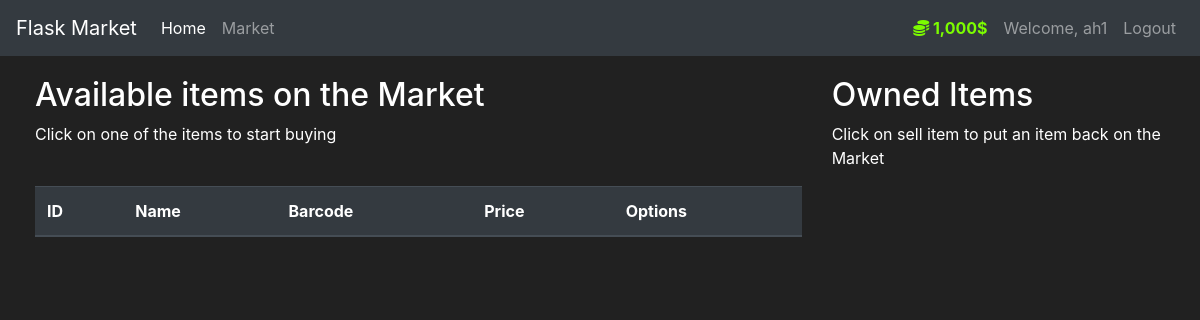
/market (signed in), run on an earlier commit of the app's database.
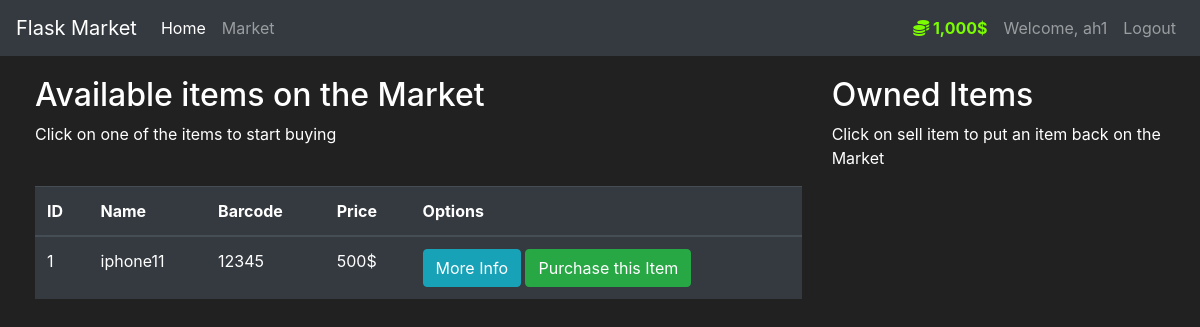
And on a later commit of the database.
### market/models.py (models this page shows, shortened)
class User(db.Model, UserMixin):
    id = db.Column(db.Integer(), primary_key=True)
    username = db.Column(db.String(length=30), nullable=False,unique=True)
    email_address = db.Column(db.String(length=50), nullable=False,unique=True)
    password_hash = db.Column(db.String(length=60),  nullable=False)
    budget =  db.Column(db.Integer(), nullable=False, default=1000)
    items = db.relationship('Item', backref='owned_user', lazy=True) ###### understand #### ##relationship###
    @property
    def prettier_budget(self):
        if len(str(self.budget)) >= 4:
            return f'{str(self.budget)[:-3]},{str(self.budget)[-3:]}$'
        else:
            return f"{self.budget}$"
    @property
    def password(self):
        return self.password

class Item(db.Model):
    id = db.Column(db.Integer(), primary_key=True)
    name = db.Column(db.String(length=30), nullable=False, unique=True)
    price = db.Column(db.Integer(), nullable=False)
    barcode = db.Column(db.String(length=12), nullable=False, unique=True)
    description = db.Column(db.String(length=1024), nullable=False, unique=True)
    owner = db.Column(db.Integer(), db.ForeignKey('user.id'))  ##### understand ##### ##relationship###

### market/routes.py (the view)
@app.route('/market', methods=['GET', 'POST'])
@login_required
def market_page():
    purchase_form = PurchaseItemForm()
    if purchase_form.validate_on_submit():
        print(request.form.get('purchased_item'))
    items = Item.query.all()
    return render_template('market.html', items=items, purchase_form=purchase_form)

### market/models.py (called while the page is built)
@login_manager.user_loader
def load_user(user_id):
    return User.query.get(int(user_id))

### market/templates/market.html (shortened to what this page needs)
{% extends 'base.html' %}
{% block content %}
<div class="row" style="margin-top:20px; margin-left:20px">
   <div class="col-8">
       <h2>Available items on the Market</h2>
       <p>Click on one of the items to start buying</p>
       <br>
      <table class="table table-hover table-dark">
         <thead>
            <tr>
               <th scope="col">ID</th>
               <th scope="col">Name</th>
               <th scope="col">Barcode</th>
               <th scope="col">Price</th>
               <th scope="col">Options</th>
            </tr>
         </thead>
         <tbody>
            {% for item in items %}
            <tr>
               <td>{{ item.id }}</td>
               <td>{{ item.name }}</td>
               <td>{{ item.barcode }}</td>
               <td>{{ item.price }}$</td>
               <td>
                  <button class="btn btn-outline btn-info" data-toggle="modal" data-target="#Modal-MoreInfo-{{ item.id }}">More Info</button>
                  <button class="btn btn-outline btn-success" data-toggle="modal" data-target="#Modal-PurchaseConfirm-{{ item.id }}">Purchase this Item</button>
               </td>
            </tr>
            {% endfor %}
         </tbody>
      </table>
   </div>
   <div class="col-4">
        <h2>Owned Items</h2>
        <p>Click on sell item to put an item back on the Market</p>
        <br>
   </div>
</div>
{% endblock %}

### market/templates/base.html (shortened to what this page needs)
<!doctype html>
<html lang="en">
   <head>
      <link rel="stylesheet" href="https://cdn.jsdelivr.net/npm/bootstrap@4.5.3/dist/css/bootstrap.min.css">
   </head>
   <body>
    <nav class="navbar navbar-expand-md navbar-dark bg-dark">
      <a class="navbar-brand" href="{{ url_for('home_page') }}">Flask Market</a>
      <div class="collapse navbar-collapse" id="navbarNav">
        <ul class="navbar-nav mr-auto">
            <li class="nav-item active">
                <a class="nav-link" href="{{ url_for('home_page') }}">Home <span class="sr-only">(current)</span></a>
            </li>
            <li class="nav-item">
                <a class="nav-link" href="{{ url_for('market_page') }}">Market</a>
            </li>
        </ul>
          {% if current_user.is_authenticated %}
            <ul class="navbar-nav">
                <li class="nav-item">
                    <a class="nav-link" style="color: lawngreen; font-weight: bold">
                        <i class="fas fa-coins"></i>
                        {{ current_user.prettier_budget }}
                    </a>
                </li>
                <li class="nav-item">
                    <a class="nav-link">Welcome, {{ current_user.username }}</a>
                </li>
                <li class="nav-item">
                    <a class="nav-link" href="{{ url_for('logout_page') }}">Logout</a>
                </li>
            </ul>
          {% endif %}
      </div>
    </nav>
      {% block content %}
      {% endblock %}
   </body>
</html>

### market/templates/base.html (style rules this page uses)
body { background-color: #212121; color: white }

What changed in the data, as far as the page shows it:
added Item: id "1", name "iphone11", barcode "12345", price "500"
